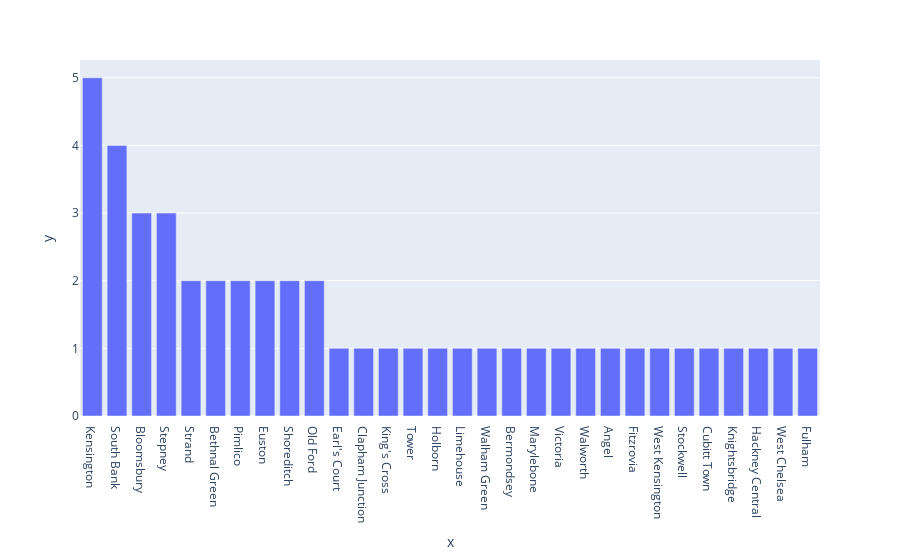

The notebook cell saved with this chart:
### Code cell
# Most popular areas where itineraries start from
fig = px.bar(x=df['Area of London'].value_counts()[:30].index, y=df['Area of London'].value_counts()[:30].values)
fig.show()

### Figure 1 — Plotly figure (JSON) as saved in the notebook; plotly's stock layout.template omitted (floating-point values rounded to 4 significant figures)
{"data": [{"alignmentgroup": "True", "hovertemplate": "x=%{x}<br>y=%{y}<extra></extra>", "legendgroup": "", "marker": {"color": "#636efa", "pattern": {"shape": ""}}, "name": "", "offsetgroup": "", "orientation": "v", "showlegend": false, "textposition": "auto", "type": "bar", "x": [" Kensington", " South Bank", " Bloomsbury", " Stepney", " Strand", " Bethnal Green", " Pimlico", " Euston", " Shoreditch", " Old Ford", " Earl's Court", " Clapham Junction", " King's Cross", " Tower", " Holborn", " Limehouse", " Walham Green", " Bermondsey", " Marylebone", " Victoria", " Walworth", " Angel", " Fitzrovia", " West Kensington", " Stockwell", " Cubitt Town", " Knightsbridge", " Hackney Central", " West Chelsea", " Fulham"], "xaxis": "x", "y": [5, 4, 3, 3, 2, 2, 2, 2, 2, 2, 1, 1, 1, 1, 1, 1, 1, 1, 1, 1, 1, 1, 1, 1, 1, 1, 1, 1, 1, 1], "yaxis": "y"}], "layout": {"barmode": "relative", "legend": {"tracegroupgap": 0}, "margin": {"t": 60}, "xaxis": {"anchor": "y", "domain": [0, 1], "title": {"text": "x"}}, "yaxis": {"anchor": "x", "domain": [0, 1], "title": {"text": "y"}}}}
